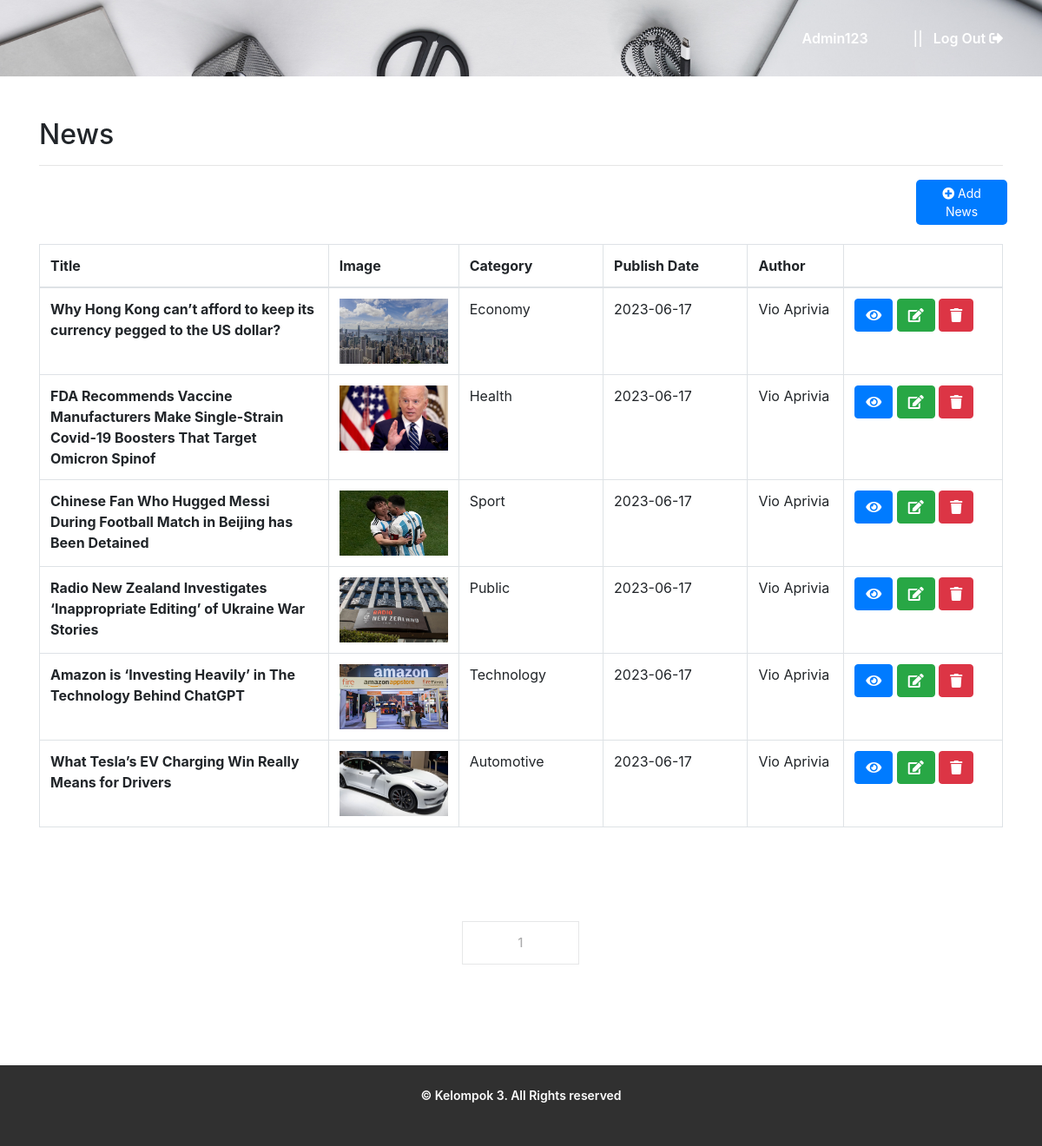
Screenshot of /user/berita.php (signed in) with the database file from the repository.
### tables this page shows
CREATE TABLE `berita` (
  `id_berita` int(11) NOT NULL,
  `judul` varchar(100) NOT NULL,
  `id_kategori` int(11) NOT NULL,
  `gambar` varchar(100) NOT NULL,
  `isi_berita` text NOT NULL,
  `tgl_posting` date NOT NULL,
  `id_user` int(11) NOT NULL,
  `dilihat` int(11) NOT NULL
);

CREATE TABLE `kategori` (
  `id_kategori` int(11) NOT NULL,
  `kategori` varchar(20) NOT NULL
);

CREATE TABLE `user` (
  `id_user` int(11) NOT NULL,
  `username` varchar(20) NOT NULL,
  `password` varchar(40) NOT NULL,
  `email` varchar(30) NOT NULL,
  `nama` varchar(100) NOT NULL,
  `level` varchar(20) NOT NULL
);

### user/berita.php (the view, shortened to what this page needs)
<?php
include 'header.php';
include 'body.php';
?>
<?php
	$limit = 10;
	$halaman = isset($_GET['halaman'])?(int)$_GET['halaman'] : 1;
	$halaman_awal = ($halaman>1) ? ($halaman * $limit) - $limit : 0;
$sql = "SELECT
berita.id_berita,
berita.judul,
user.id_user,
berita.gambar,
berita.tgl_posting,
user.nama,
kategori.kategori
FROM
berita
INNER JOIN user ON berita.id_user = user.id_user
INNER JOIN kategori ON kategori.id_kategori = berita.id_kategori
ORDER BY berita.tgl_posting DESC
LIMIT ".$halaman_awal.",". $limit;
$qry = $koneksi->query($sql);
$sql_rec = "SELECT id_berita FROM berita";
$total_rec = $koneksi->query($sql_rec);
$total_rec_num = $total_rec->num_rows;
$total_halaman = ceil($total_rec_num/$limit);
?>
        <div class="container">
            <h2>News</h2>
            <hr>
            <div class="row" style="float: right; padding-right:10px">
                <button class="button" style="border-radius: 5px;"><a href="TambahBerita.php" style="text-decoration: none; color:white">
                <i class="fas fa-plus-circle"></i>&nbsp;Add News</a></button>
                </div>
                <table class="table table-hover table-bordered">
                    <thead>
                        <tr>
                            <th width="30%">Title</th>
                            <th width="12%">Image</th>
                            <th width="15%">Category</th>
                            <th width="15%">Publish Date</th>
                            <th width="10%">Author</th>
                            <th width="25"></th>
                        </tr>
                    </thead>
                    <tbody>
                    <?php while($news_list = $qry->fetch_assoc()){
                      ?>
                    <tr>
                    <td><strong><?php echo $news_list['judul'];?></strong></td>
                    <td>
                      <img src="../assets/images/<?php echo $news_list['gambar'];?>" height="75" width="125">
                    </td>
                    <td><?php echo $news_list['kategori'];?></td>
                    <td><?php echo $news_list['tgl_posting'];?></td>
                    <td>
                    <?php echo $news_list['nama'] ?>
                    </td>
                    <td>
                    <?php if ($news_list['id_user'] == $_SESSION['id_user'] or $_SESSION['level']=='admin') { ?>
                    <a class="btn  btn-primary"  href="../detail.php?p=<?php echo $news_list['id_berita'];?>">
												<i class="fa fa-eye"></i></a>
											<a href="edit-berita.php?id=<?=$news_list['id_berita']?>" class="btn btn-success">
												<i class="fa fa-edit"></i></a>
											<a  href="hapus-berita.php?id=<?=$news_list['id_berita']?>" class="btn btn-danger alert_notif">
												<i class="fa fa-trash"></i></a>
                      <?php } else { ?>
											<a class="btn btn-sm btn-primary" target="_blank" href="../detail.php?p=<?php echo $news_list['id_berita'];?>">
												<i class="fa fa-eye"></i></a>
											<?php } ?>
                      </td>
                    </tr>
                      <?php
                      }
                      ?>
                    </tbody>
                </table>
                <nav>
                  <ul class="pagination justify-content-center">
                    <?php
                    for($x=1;$x<=$total_halaman;$x++){
                      ?>
                      <li class="page-item"><a class="page-link" href="?halaman=<?php echo $x ?>"><?php echo $x; ?></a></li>
                      <?php
                    }
                    ?>
                  </ul>
                </nav>
            </div>
<?php include ('footer.php'); ?>

### assets/css/user.css (style rules this page uses)
.button { background-color: #007bff; border: none; color: white; padding: 5px 10px; text-align: center; text-decoration: none; display: inline-block; font-size: 14px; margin-left: 1%; cursor: pointer; margin-bottom: 22px; }
::placeholder { font-size: 30px; font-weight: 400; letter-spacing: 1px; }

### rows the page displays
berita: judul "Why Hong Kong can’t afford to keep its currency pegged to the US dollar?", gambar (picture), id_kategori.kategori "Economy", tgl_posting "2023-06-17", id_user.nama "Vio Aprivia"
berita: judul "FDA Recommends Vaccine Manufacturers Make Single-Strain Covid-19 Boosters That Target Omicron Spinof", gambar (picture), id_kategori.kategori "Health", tgl_posting "2023-06-17", id_user.nama "Vio Aprivia"
berita: judul "Chinese Fan Who Hugged Messi During Football Match in Beijing has Been Detained", gambar (picture), id_kategori.kategori "Sport", tgl_posting "2023-06-17", id_user.nama "Vio Aprivia"
berita: judul "Radio New Zealand Investigates ‘Inappropriate Editing’ of Ukraine War Stories", gambar (picture), id_kategori.kategori "Public", tgl_posting "2023-06-17", id_user.nama "Vio Aprivia"
berita: judul "Amazon is ‘Investing Heavily’ in The Technology Behind ChatGPT", gambar (picture), id_kategori.kategori "Technology", tgl_posting "2023-06-17", id_user.nama "Vio Aprivia"
berita: judul "What Tesla’s EV Charging Win Really Means for Drivers", gambar (picture), id_kategori.kategori "Automotive", tgl_posting "2023-06-17", id_user.nama "Vio Aprivia"

### other values shown
$_SESSION['nama'] "Admin123"
